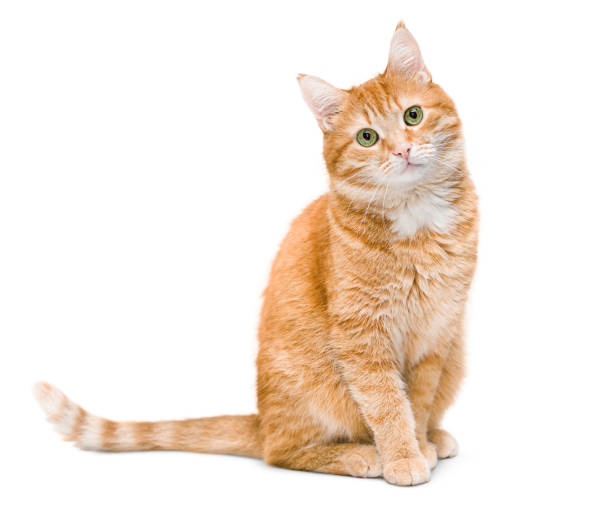
#> input picture utils/test_images/cat_1.jpg, 612 x 531 px
$ python -i utils_preprocessing.py   (imports and definitions only)
#> lines starting #> are read from the running program, lines starting #| are printed output that depends on the picture
#> further down, picture is the input picture: shape (531, 612, 3); mean B, G, R 224.7, 234.5, 245.6
import cv2 as cv
import numpy as np

#--------------------------------------------------------------------------#
#--------------------------------------------------------------------------#
#--------------------------------------------------------------------------#

def shadow_removing(bgr_image):

    # Convert the image to the HSV color space
    hsv_image = cv.cvtColor(bgr_image, cv.COLOR_BGR2HSV)
#> hsv_image: shape (531, 612, 3); mean H, S, V 4.6, 25, 245.6
    h, s, v = cv.split(hsv_image)
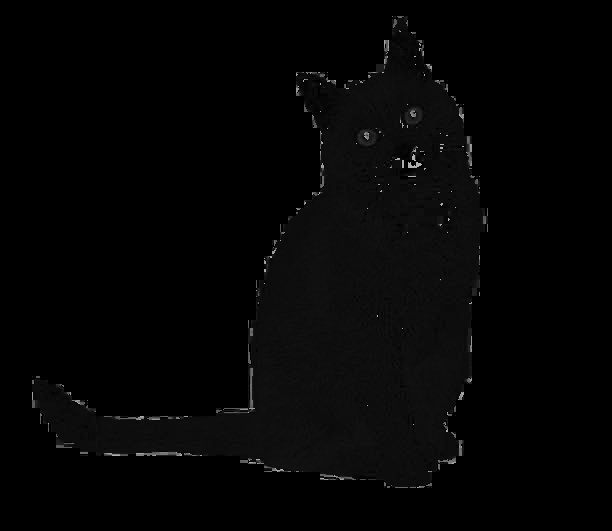
#> h: shape (531, 612); min 0, max 179, mean 4.6
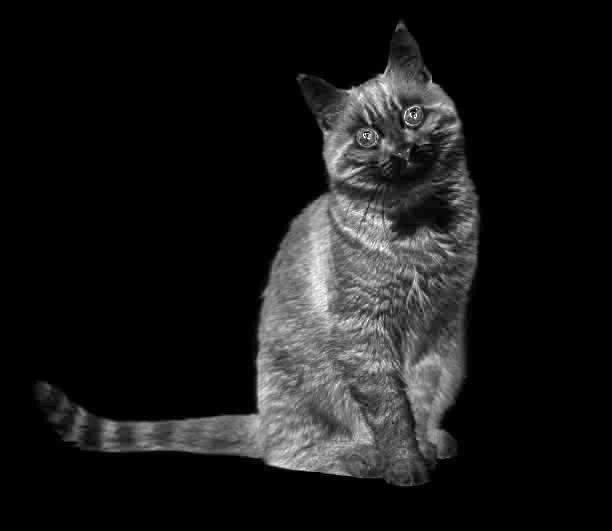
#> s: shape (531, 612); min 0, max 255, mean 25
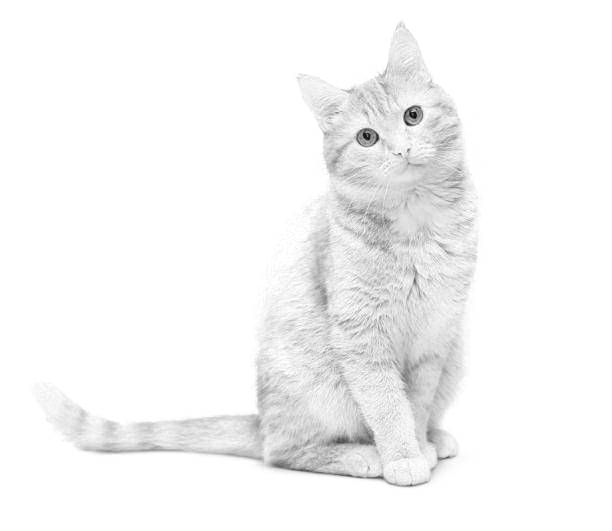
#> v: shape (531, 612); min 5, max 255, mean 245.6

    # Apply shadow correction on the value (V) channel
    v_log = np.log1p(v.astype(np.float32))                      # Calculate the logarithm of the value component to increase the range of bright values and decrease the dark ones
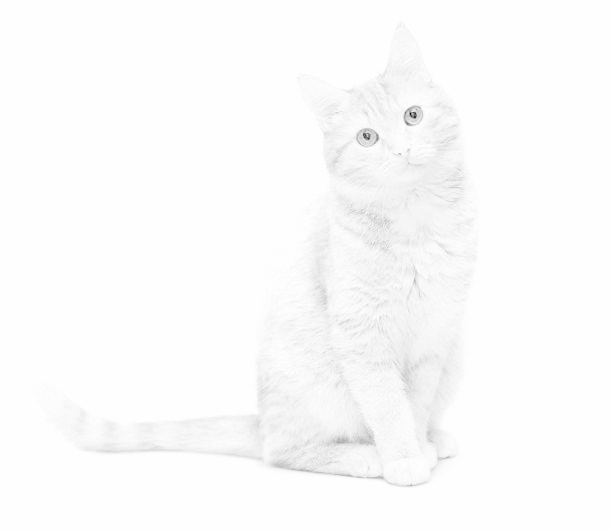
#> v_log: shape (531, 612) float32; min 1.79, max 5.55, mean 5.5; drawn with min black and max white
    v_log_blurred = cv.GaussianBlur(v_log, (29, 29), 0)         # Apply a blur filter to remove fine details like shadows
    v_log_shadow_removed = v_log - v_log_blurred                # Subtract the blurred image from the original image, keeping only the important details
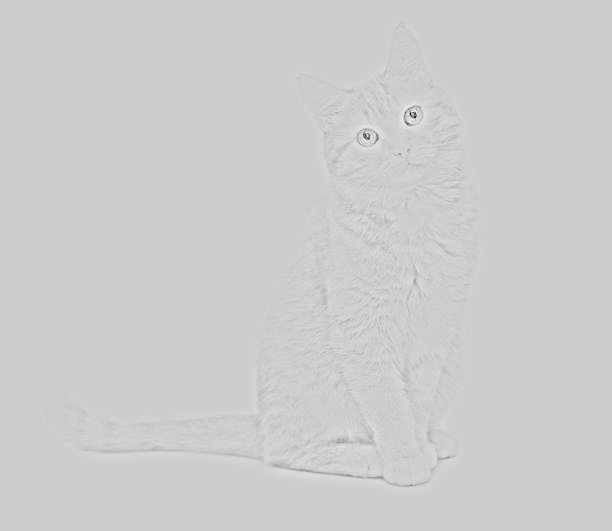
#> v_log_shadow_removed: shape (531, 612) float32; min -2.82, max 0.684, mean 6.45e-07; drawn with min black and max white
    v_shadow_removed = np.expm1(v_log_shadow_removed)           # Return to the original value distribution
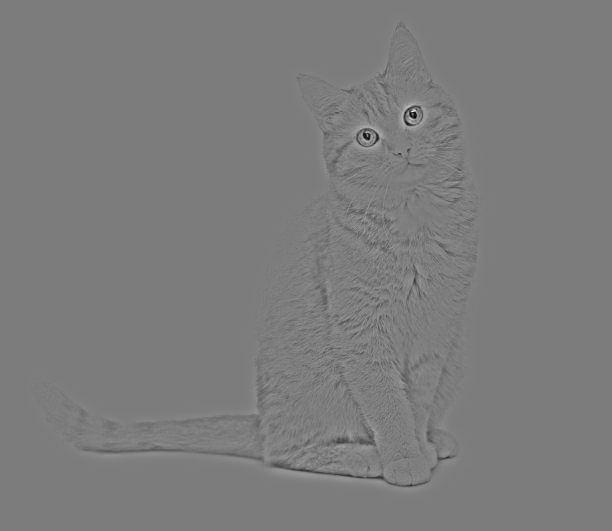
#> v_shadow_removed: shape (531, 612) float32; min -0.94, max 0.982, mean 0.000806; drawn with min black and max white

    # Normalize the corrected luminosity channel
    v_shadow_removed = cv.normalize(v_shadow_removed, None, 0, 255, cv.NORM_MINMAX)
    v_shadow_removed = np.uint8(v_shadow_removed)

    # Recombine the H, S, and corrected V channels
    hsv_image_corrected = cv.merge([h, s, v_shadow_removed])
#> hsv_image_corrected: shape (531, 612, 3); mean H, S, V 4.6, 25, 124.2

    # Convert back to the RGB color space
    rgb_image_corrected = cv.cvtColor(hsv_image_corrected, cv.COLOR_HSV2BGR)
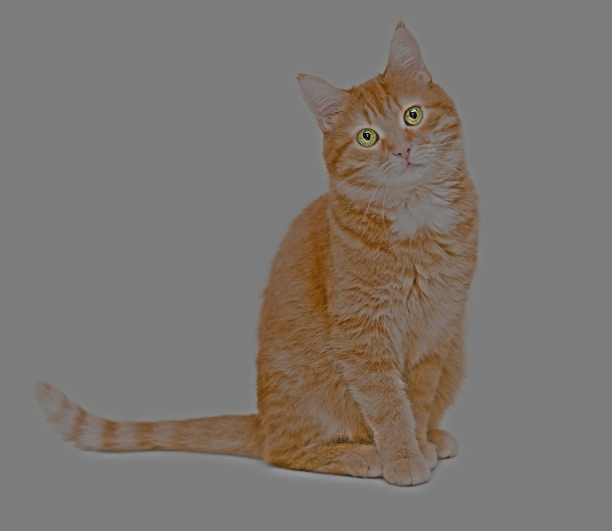
#> rgb_image_corrected: shape (531, 612, 3); mean B, G, R 112, 117.7, 124.2

    return rgb_image_corrected

#--------------------------------------------------------------------------#
#--------------------------------------------------------------------------#
#--------------------------------------------------------------------------#

def gamma_correction(image):
    # Convert image to grayscale if it's loaded in color
    if len(image.shape) == 3:
        gray = cv.cvtColor(image, cv.COLOR_BGR2GRAY)
    else:
        gray = image

    mean_intensity = np.mean(gray) / 255.0      # Average intensity of the image
    gamma = 1.0 / (mean_intensity + 1e-8)       # Gamma inversely proportional to the average intensity
    gamma = np.clip(gamma, 0.5, 2.0)            # Limit gamma

    mean_intensity_cap = 1.0 / gamma
    table = np.array([(i / 255.0) ** mean_intensity_cap * 255 for i in np.arange(0, 256)]).astype("uint8")

    return cv.LUT(image, table)

#--------------------------------------------------------------------------#
#--------------------------------------------------------------------------#
#--------------------------------------------------------------------------#

>>> import cv2
>>> picture = cv2.imread('test_images/cat_1.jpg')
>>> result = shadow_removing(picture)
